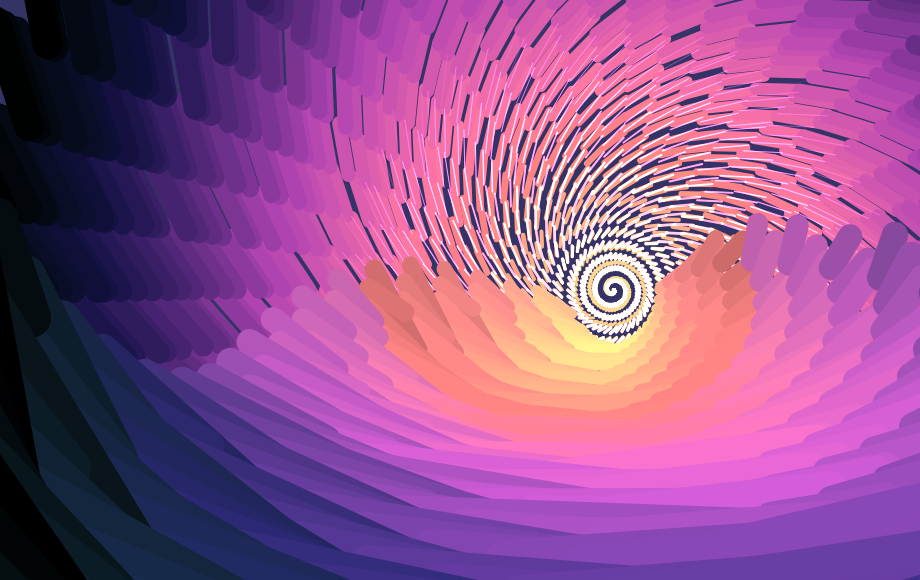
Frame 1 (no input)
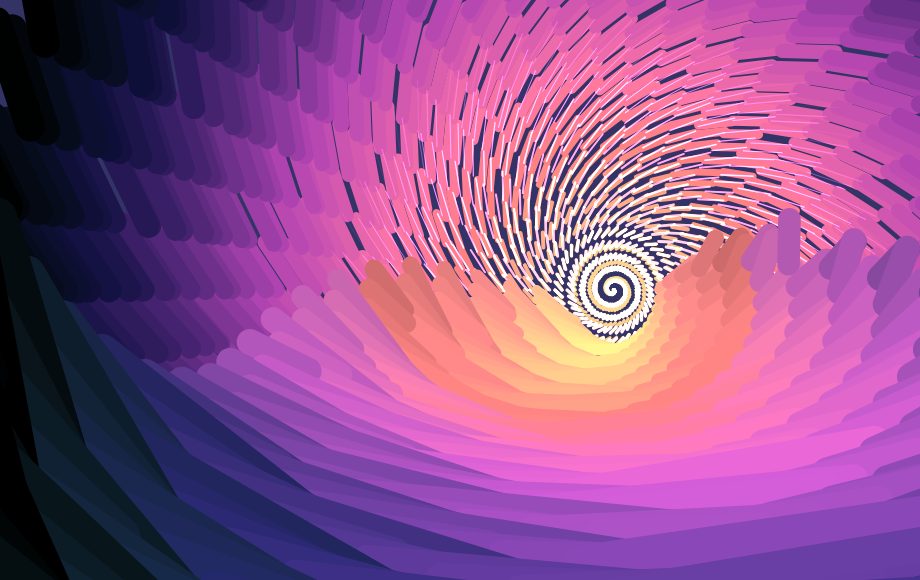
Frame 2 (the mouse pressed at the canvas centre, redrawn once)

The p5.js sketch that drew these frames (run headless with seeded random() and noise() and a simulated clock; the mouse was pressed at the canvas centre and the sketch redrawn once):

// p5.js sketch
// ── sketch.js
function setup() {
  createCanvas(920, 580);
  noLoop();
  colorMode(HSB, 360, 100, 100, 100);
  noStroke();
  noFill();
  ellipseMode(CENTER);
}

function draw() {
  background(240, 50, 40);

  drawBackground();

  // fill(0, 0, 100);
  // ellipse(width - width/3, height/2, width/8, width/8);

  // drawArcs(180, 360);
  drawArcs(0, 180);
}

function drawBackground() {
  const step = 180 / 23;

  const incr = 15000;

  for (let i = 0; i < incr; i += step) {
    const radius = i / 22;

    const radiusVar = random(0.98, 1.02);

    const x1 = cos(radians(i)) * radius * radiusVar + width - width / 3;
    const y1 = sin(radians(i)) * radius * radiusVar + height / 2;

    const x2 =
      cos(radians(i - step)) * radius * radiusVar * 0.9 + width - width / 3;
    const y2 = sin(radians(i - step)) * radius * radiusVar * 0.9 + height / 2;

    const radiusVar2 = random(0.98, 1.02);

    const x3 = cos(radians(i)) * radius * radiusVar2 * 0.8 + width - width / 3;
    const y3 = sin(radians(i)) * radius * radiusVar2 * 0.8 + height / 2;

    const x4 =
      cos(radians(i - step)) * radius * radiusVar2 * 0.7 + width - width / 3;
    const y4 = sin(radians(i - step)) * radius * radiusVar2 * 0.7 + height / 2;

    // strokeWeight(4);

    const h = map(i, 0, incr, 360 + 45, 180 + 30) % 360;
    const s = map(i, 0, incr, 40, 80);
    const b = map(i, 0, incr, 150, 0);

    stroke(h, s, b);

    if (i > 0) {
      blendMode(NORMAL);
      strokeWeight(constrain(i / 500, 3, 50));
      line(x1, y1, x2, y2);

      const weight = constrain(4 - i / 2000, 0, 4);
      stroke(h, s, b);
      blendMode(ADD);
      strokeWeight(weight);
      line(x3, y3, x4, y4);
    }
  }
}

function drawArcs(start, end) {
  blendMode(NORMAL);
  const step = 180 / 20;

  const incr = 8;
  const init = width / 6;

  for (let i = 0; i < init; i += incr) {
    const startAngle = start + int((sin(radians(i * 2 + 180)) * height) / 30);
    const endAngle = end + int((sin(radians(i * 3)) * height) / 30);

    const centerX =
      width - width / 3 + (sin(radians(i * 2 + 180)) * width) / 20;
    const centerY = height / 2 + pow(i, 0.7);

    const radius = width / 15 + pow(i, 1.3);

    const h = map(i, incr, init, 360 + 45, 180 + 30) % 360;
    const s = map(radius, 0, width, 40, 80);

    const lineLength = width / 30 + i / 6;
    const lineWidth = lineLength / 3 + i / 6;
    strokeWeight(lineWidth);

    const radiusVar = sin(radians(i + 180)) / 2 + 1;

    for (let j = startAngle; j < endAngle / 2; j += step) {
      const angleVar = random(10, 20);

      const x0 = cos(radians(j)) * radius * 0.7 + centerX;
      const y0 = sin(radians(j)) * radius * 0.7 * radiusVar + centerY;

      const x = cos(radians(j)) * radius + centerX - lineLength / 2;
      const y = sin(radians(j)) * radius * radiusVar + centerY;

      const x2 = cos(radians(j - angleVar)) * radius + centerX + lineLength / 2;
      const y2 = sin(radians(j - angleVar)) * radius * radiusVar + centerY;

      const bVar = sin(radians(j)) * 30 - 30;
      const b = map(radius, 0, width, 150, 0) + bVar;

      stroke(h + bVar, s, b);
      line(x, y, x2, y2);
    }

    for (let j = endAngle; j > endAngle / 2; j -= step) {
      const angleVar = random(10, 50);

      const x = cos(radians(j)) * radius + centerX - lineLength / 2;
      const y = sin(radians(j)) * radius * radiusVar + centerY;

      const x2 = cos(radians(j - angleVar)) * radius + centerX + lineLength / 2;
      const y2 = sin(radians(j - angleVar)) * radius * radiusVar + centerY;

      const bVar = sin(radians(j)) * 30 - 30;
      const b = map(radius, 0, width, 150, 0) + bVar;

      stroke(h + bVar, s, b);
      line(x, y, x2, y2);
    }
  }
}
